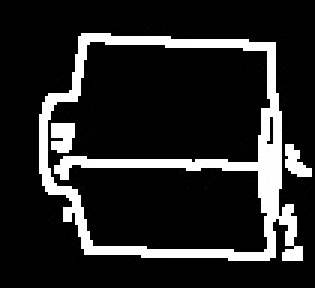
#> input picture Images/Train/Brick_1x1/1_Brick_1x1_ (12).jpg, 105 x 96 px, given in place of test.jpg, which was not available (shown 3 times larger)
$ jupyter execute --allow-errors ModelRandomClassifier.ipynb
#> lines starting #> are read from the running program, lines starting #| are printed output that depends on the picture; after the words box and inside, x2 and y2 are one past the last pixel; in counts of white or black regions, pixels touching at a corner belong together; pictures that were not available may be replaced by others from this repository, and a replacement may not be noted
[cell 1]
import cv2
import matplotlib.pyplot as plt
import os
import numpy as np

[cell 2]
def get_image(image_path):
#> called with image_path = 'test.jpg'
    image = cv2.imread(image_path)
#> image is the input picture: shape (96, 105, 3); min 0, max 255, mean 37.5
    image = cv2.cvtColor(image, cv2.COLOR_BGR2RGB)
    blurred = cv2.GaussianBlur(image, (3, 3), 0)
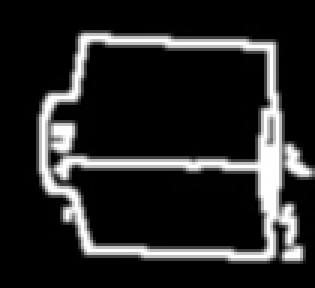
#> blurred: shape (96, 105, 3) (shown 3 times larger); min 0, max 255, mean 37.5
    edged = cv2.Canny(blurred,25, 45, apertureSize= 3)
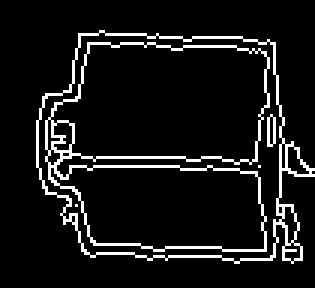
#> edged: shape (96, 105) (shown 3 times larger); 8.6% white in thin lines or dots, all inside (x1, y1, x2, y2) = (12, 10, 105, 88)
    kernel = cv2.getStructuringElement(cv2.MORPH_RECT, (3, 3))
    dilate = cv2.dilate(edged, kernel, iterations=0)
    return (dilate,image)

[cell 3]
test,test2=get_image('test.jpg')
plt.imshow(test)

[cell 4]
directory = "Images/Cropped Images"
directory2 = 'Images/Train/'
o=[]
x=[]
y=[]
for root, dirs, files in os.walk(directory):
  for dir in dirs:
    fetch_file=os.path.join(root, dir)
    save_file=os.path.join(directory2,dir)
    for file in os.listdir(fetch_file):
      if not file.startswith('.'):
        temp1,temp2=get_image(os.path.join(fetch_file,file))
        x.append(temp1)
        o.append(temp2)
        y.append(dir)
        save=os.path.join(save_file+'/',file)
        #print(save)
        if cv2.imwrite(save,temp1):
          cv2.imwrite(save,temp1)
          continue
        else :
          os.makedirs(save_file)

[cell 5]
X=[]
for i in x:
    X.append(cv2.resize(i,(500,500)))

#> (a cell that did not finish here is left out)

#> (a cell that did not finish here is left out)

[cell 8]
#plt.imshow()

[cell 9]
print(type(X))
X=np.array(X)
X.shape

[cell 10]
# Reshape the array into shape (n_samples, n_features)
n_samples = X.shape[0]
#> (the rest of this cell did not finish here and is left out)

[cell 11]
from sklearn.preprocessing import MultiLabelBinarizer

#label = ['Brick_1x1','Brick_1x2','Brick_1x3','Brick_1x4','Brick_2x2','Plate_2x4','Brick_2x2_L','Brick_2x2_Slope','Brick_2x3','Brick_2x4','Plate_1x1','Plate_1x1_Round','Plate_1x1_Slope','Plate_1x2','Plate_1x2_Grill','Plate_1x3','Plate_1x4','Plate_2x2','Plate_2x2_L','Plate_2x3']

# Convert the list of labels to a binary array
mlb = MultiLabelBinarizer()
y_binary = mlb.fit_transform(y)
y_string = mlb.inverse_transform(y_binary)

# Check the shape of the binary array
print(y_binary.shape)

[cell 12]
label = {'Brick_1x1':0,'Brick_1x2':1,'Brick_1x3':2,'Brick_1x4':3,
         'Brick_2x2':4,'Plate_2x4':5,'Brick_2x2_L':6,'Brick_2x2_Slope':7,
         'Brick_2x3':8,'Brick_2x4':9,'Plate_1x1':10,'Plate_1x1_Round':11,
         'Plate_1x1_Slope':12,'Plate_1x2':13,'Plate_1x2_Grill':14,'Plate_1x3':15,
         'Plate_1x4':16,'Plate_2x2':17,'Plate_2x2_L':18,'Plate_2x3':19}
def match_labels_to_keys(y, label):
    # Initialize an empty list to store the matching keys
    keys = []
    # Loop through each element in y
    for element in y:
        # Check if the element is in the values of the dictionary
        if element in label.keys():
            # If the element is in the values, find the corresponding key
            for key, value in label.items():
                if key == element:
                    keys.append(value)

    return keys
key=match_labels_to_keys(y,label)

[cell 13]
from sklearn.multioutput import MultiOutputClassifier
from sklearn.ensemble import RandomForestClassifier
from sklearn.datasets import make_multilabel_classification
from sklearn.model_selection import train_test_split
from sklearn.metrics import classification_report

# Split the dataset into training and testing sets
#> (the rest of this cell did not finish here and is left out)

[cell 14]
from sklearn.multioutput import MultiOutputClassifier
from sklearn.ensemble import RandomForestClassifier
from sklearn.datasets import make_multilabel_classification
from sklearn.model_selection import train_test_split
from sklearn.metrics import classification_report

# Split the dataset into training and testing sets
#> (the rest of this cell did not finish here and is left out)

[cell 15]
def get_test(image_path):
#> called with image_path = 'test4.jpg'
    image = cv2.imread(image_path,0)
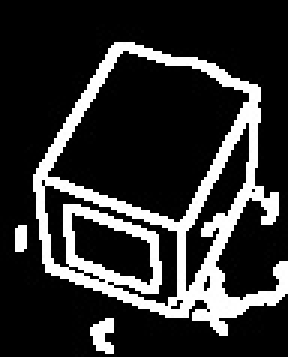
#> input picture Images/Train/Brick_1x1/1_Brick_1x1_ (68).jpg, 96 x 119 px, given in place of test4.jpg, which was not available (shown 3 times larger)
#> image is the input picture: shape (119, 96); min 0, max 255, mean 49.1
    image = cv2.cvtColor(image, cv2.COLOR_BGR2RGB)
    blurred = cv2.GaussianBlur(image, (3, 3), 0)
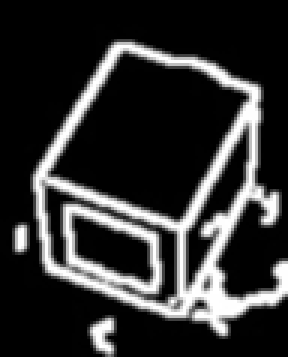
#> blurred: shape (119, 96, 3) (shown 3 times larger); min 0, max 255, mean 49.1
    edged = cv2.Canny(blurred,25, 45, apertureSize= 3)
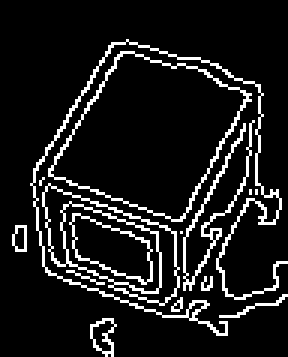
#> edged: shape (119, 96) (shown 3 times larger); 10.6% white in thin lines or dots, all inside (x1, y1, x2, y2) = (4, 13, 96, 119)
    kernel = cv2.getStructuringElement(cv2.MORPH_RECT, (3, 3))
    dilate = cv2.dilate(edged, kernel, iterations=1)
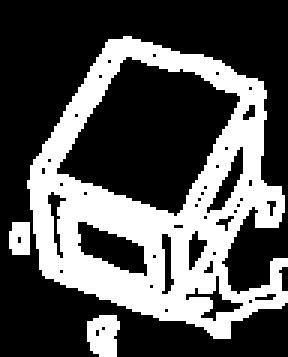
#> dilate: shape (119, 96) (shown 3 times larger); 33.3% white; 3 white regions, box (x1, y1, x2, y2) and area: (9, 12, 96, 113) 3606, (29, 105, 40, 119) 124, (3, 74, 10, 85) 70
    return (dilate)

[cell 16]
test_d=get_test('test4.jpg')
plt.imshow(test_d,cmap='gray')

[cell 17]
test=cv2.resize(test_d,(500,500))
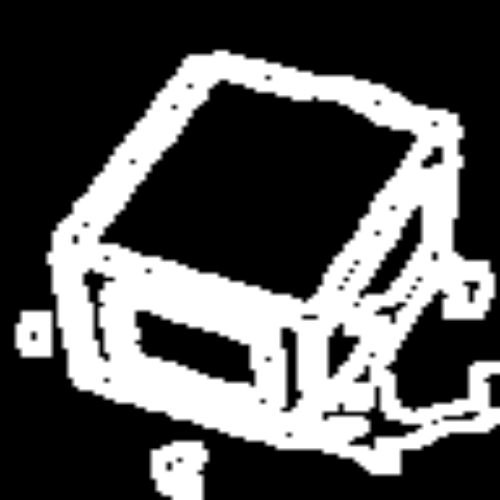
#> test: shape (500, 500); min 0, max 255, mean 84.8
test=np.reshape(test,(1,500*500))
print(test)
#> (printed output is left out)
